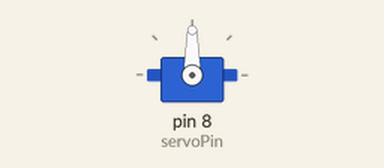
Simulated run of this sketch. Board: Arduino Uno, built with avr-gcc and run on an emulated ATmega328P. Parts: servo. Wiring (inferred from the names in the program): servo: signal pin 8. Servo pulses on a pin are drawn as a servo (544–2400 µs = 0–180°); what the sketch prints to the serial monitor is not drawn.

Above: at 0.1 s.
Timing chart, 0 to 1.6 s (numbered marks = the images above):
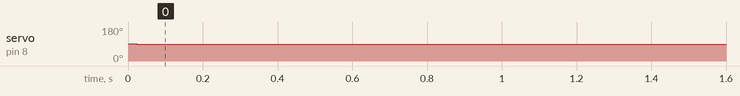

Measured:
- by itself, servo on pin 8 (servoPin): 91° → 90° at 0.02 s

The sketch:

Servo1.ino
```cpp
/*
  Ansteuerung eines Servos
  ohne Verwendung einer Bibliothek

  Version 1.0
  Der Hobbyelektroniker
  Der Code ist Public Domain und kann ohne Einschränkungen frei verwendet werden
*/

const int servoPin = 8;
const int minPulse = 500; // in Mikrosekunden
const int maxPulse = 2500; // in Mikrosekunden
const int periode = 20; // in ms

int actPulse;

void setServoPosition() {
  static int old = 0;
  if (actPulse != old) {
    Serial.println(actPulse);
    old = actPulse;
  }
    digitalWrite(servoPin,HIGH);
    delayMicroseconds(actPulse);
    digitalWrite(servoPin,LOW);
    delay(periode);
}

void setPos(int winkel) { // 0 .. 180 Grad
  actPulse = map(winkel,0,180,maxPulse,minPulse);  // Drehrichtung korrigiert
}

void setup() {
  Serial.begin(9600);
  pinMode(servoPin,OUTPUT);
  setPos(90);
}

void loop() {
  setServoPosition();
}
```
